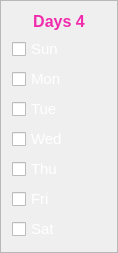
    <widget class="QFrame" name="SubjectDays_4">
     <property name="geometry">
      <rect>
       <x>670</x>
       <y>170</y>
       <width>118</width>
       <height>233</height>
      </rect>
     </property>
     <property name="frameShape">
      <enum>QFrame::StyledPanel</enum>
     </property>
     <property name="frameShadow">
      <enum>QFrame::Raised</enum>
     </property>
     <layout class="QVBoxLayout" name="verticalLayout_7">
      <item>
       <widget class="QLabel" name="Subject4DaysHeading">
        <property name="font">
         <font>
          <pointsize>12</pointsize>
          <weight>75</weight>
          <bold>true</bold>
         </font>
        </property>
        <property name="styleSheet">
         <string notr="true">QLabel{
	
color: rgb(241, 44, 172);
border-radius:10px;

}</string>
        </property>
        <property name="midLineWidth">
         <number>4</number>
        </property>
        <property name="text">
         <string>Days 4</string>
        </property>
        <property name="alignment">
         <set>Qt::AlignCenter</set>
        </property>
       </widget>
      </item>
      <item>
       <widget class="QCheckBox" name="Subject4Sunday">
        <property name="font">
         <font>
          <pointsize>11</pointsize>
         </font>
        </property>
        <property name="styleSheet">
         <string notr="true">QCheckBox{

	color: rgb(255, 255, 255);
}</string>
        </property>
        <property name="text">
         <string>Sun</string>
        </property>
        <property name="tristate">
         <bool>false</bool>
        </property>
       </widget>
      </item>
      <item>
       <widget class="QCheckBox" name="Subject4Monday">
        <property name="font">
         <font>
          <pointsize>11</pointsize>
         </font>
        </property>
        <property name="styleSheet">
         <string notr="true">QCheckBox{

	color: rgb(255, 255, 255);
}</string>
        </property>
        <property name="text">
         <string>Mon</string>
        </property>
        <property name="tristate">
         <bool>false</bool>
        </property>
       </widget>
      </item>
      <item>
       <widget class="QCheckBox" name="Subject4Tuesday">
        <property name="font">
         <font>
          <pointsize>11</pointsize>
         </font>
        </property>
        <property name="styleSheet">
         <string notr="true">QCheckBox{

	color: rgb(255, 255, 255);
}</string>
        </property>
        <property name="text">
         <string>Tue</string>
        </property>
        <property name="tristate">
         <bool>false</bool>
        </property>
       </widget>
      </item>
      <item>
       <widget class="QCheckBox" name="Subject4Wednesday">
        <property name="font">
         <font>
          <pointsize>11</pointsize>
         </font>
        </property>
        <property name="styleSheet">
         <string notr="true">QCheckBox{

	color: rgb(255, 255, 255);
}</string>
        </property>
        <property name="text">
         <string>Wed</string>
        </property>
        <property name="tristate">
         <bool>false</bool>
        </property>
       </widget>
      </item>
      <item>
       <widget class="QCheckBox" name="Subject4Thursday">
        <property name="font">
         <font>
          <pointsize>11</pointsize>
         </font>
        </property>
        <property name="styleSheet">
         <string notr="true">QCheckBox{

	color: rgb(255, 255, 255);
}</string>
        </property>
        <property name="text">
         <string>Thu</string>
        </property>
        <property name="tristate">
         <bool>false</bool>
        </property>
       </widget>
      </item>
      <item>
       <widget class="QCheckBox" name="Subject4Friday">
        <property name="font">
         <font>
          <pointsize>11</pointsize>
         </font>
        </property>
        <property name="styleSheet">
         <string notr="true">QCheckBox{

	color: rgb(255, 255, 255);
}</string>
        </property>
        <property name="text">
         <string>Fri</string>
        </property>
        <property name="tristate">
         <bool>false</bool>
        </property>
       </widget>
      </item>
      <item>
       <widget class="QCheckBox" name="Subject4Saturday">
        <property name="font">
         <font>
          <pointsize>11</pointsize>
         </font>
        </property>
        <property name="styleSheet">
         <string notr="true">QCheckBox{

	color: rgb(255, 255, 255);
}</string>
        </property>
        <property name="text">
         <string>Sat</string>
        </property>
        <property name="tristate">
         <bool>false</bool>
        </property>
       </widget>
      </item>
     </layout>
    </widget>
